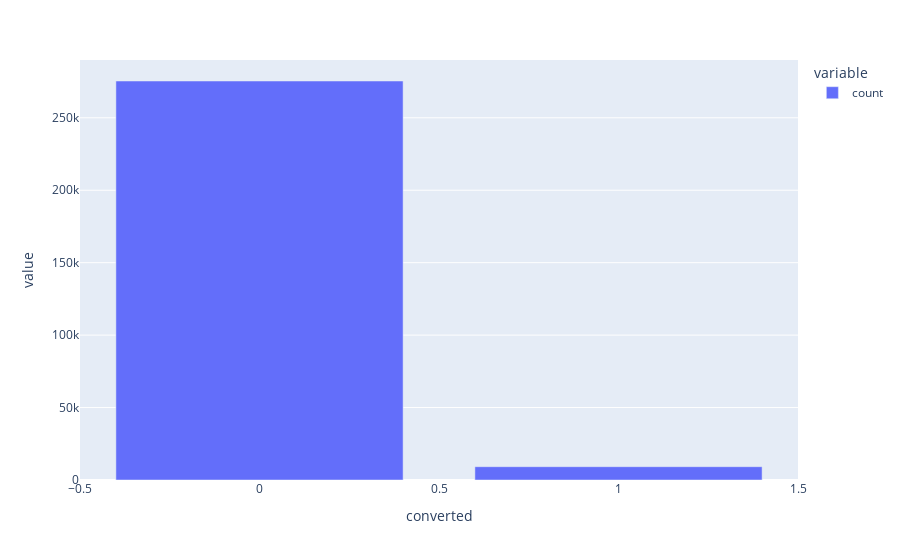

Here is the notebook cell this chart was saved with:
### Code cell
fig = px.bar(train_data['converted'].value_counts())
fig.show()

### Figure 1 — Plotly figure (JSON) as saved in the notebook; plotly's stock layout.template omitted (floating-point values rounded to 4 significant figures)
{"data": [{"alignmentgroup": "True", "hovertemplate": "variable=count<br>converted=%{x}<br>value=%{y}<extra></extra>", "legendgroup": "count", "marker": {"color": "#636efa", "pattern": {"shape": ""}}, "name": "count", "offsetgroup": "count", "orientation": "v", "showlegend": true, "textposition": "auto", "type": "bar", "x": [0, 1], "xaxis": "x", "y": [275400, 9180], "yaxis": "y"}], "layout": {"barmode": "relative", "legend": {"title": {"text": "variable"}, "tracegroupgap": 0}, "margin": {"t": 60}, "xaxis": {"anchor": "y", "domain": [0, 1], "title": {"text": "converted"}}, "yaxis": {"anchor": "x", "domain": [0, 1], "title": {"text": "value"}}}}
